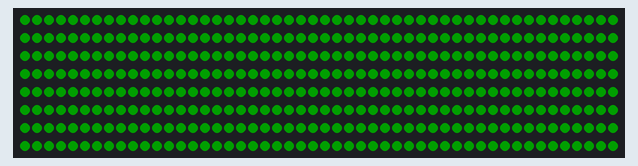
Recording of a sketch running on a simulated Arduino Uno, built with avr-gcc and run on an emulated ATmega328P. On the bench: 400 RGB LEDs in strip order, left to right, continuing on the next row. Dim RGB values are drawn brighter than linear.

Above: at 0.1 s.

The sketch:

Matrix16x16_starter.ino
```cpp
#include <Adafruit_NeoPixel.h>

#define LED_PIN   2
#define NUM_LEDS  400        // 16 × 16 matrix

Adafruit_NeoPixel strip(NUM_LEDS, LED_PIN, NEO_GRB + NEO_KHZ800);


void setup() {
  strip.begin();
  strip.show(); // clear
  Serial.begin(115200);
}

void loop() {

  for (int j = 0; j <400; j++)
  strip.setPixelColor(j, strip.Color(0, 30, 0));
  strip.show();

}
```
